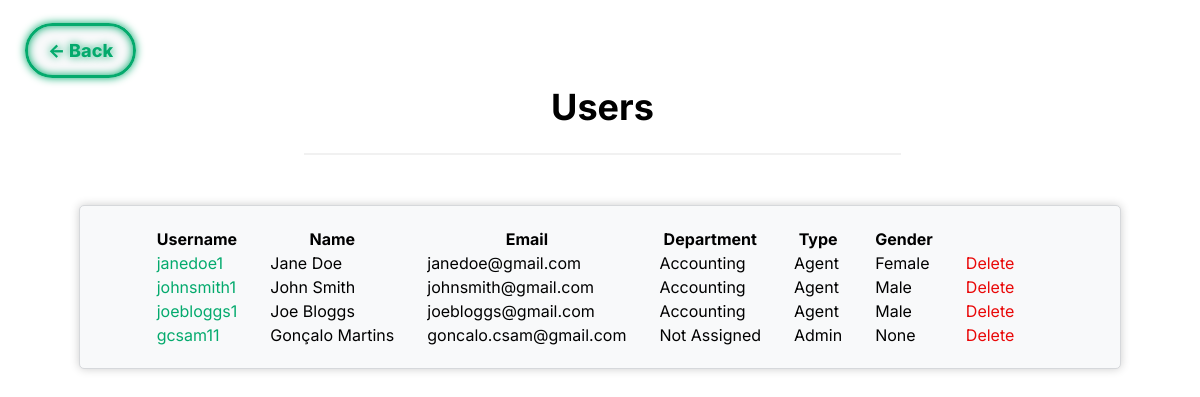
/pages/userlist.php (signed in), run on an earlier commit of the app's database.
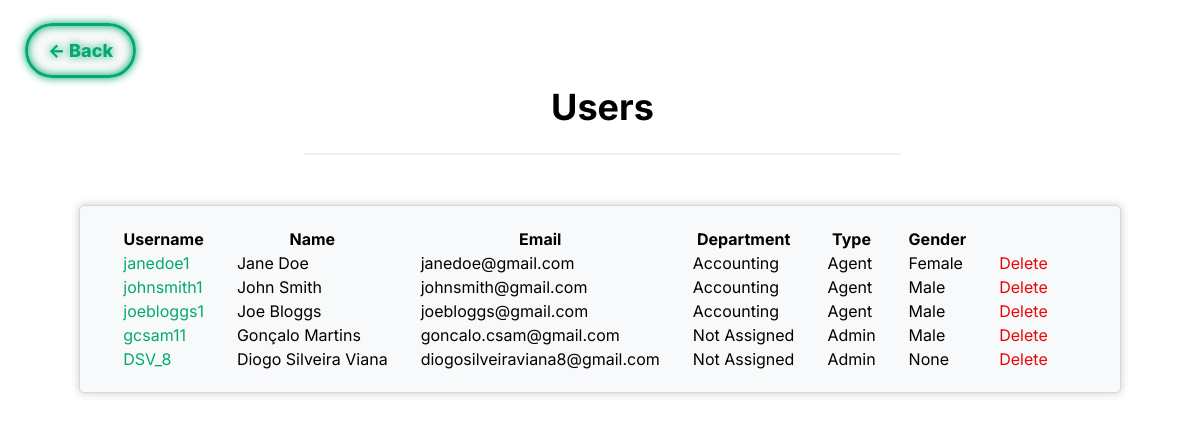
And on a later commit of the database.
### tables this page shows
CREATE TABLE USER (
    user_id INTEGER PRIMARY KEY AUTOINCREMENT,
    department_id INT,
    name VARCHAR(255) NOT NULL,
    username VARCHAR(8) NOT NULL UNIQUE,
    email VARCHAR(255) NOT NULL UNIQUE,
    password VARCHAR(255) NOT NULL,
    type VARCHAR(10) NOT NULL DEFAULT 'Client' CHECK (type = 'Agent' OR type = 'Admin' OR type = 'Client'),
    gender VARCHAR(10) DEFAULT 'None' CHECK(gender = 'Male' or gender = 'Female' or gender = 'Other' or gender = 'None'),
    FOREIGN KEY(department_id) REFERENCES DEPARTMENT(department_id) ON DELETE CASCADE ON UPDATE CASCADE
);

CREATE TABLE DEPARTMENT (
    department_id INTEGER PRIMARY KEY AUTOINCREMENT,
    name VARCHAR(255) NOT NULL
);

### database/getUserDepartment.php (called while the page is built)
<?php
    if(!empty($row['department_id']) && is_numeric($row['department_id'])){
        $stmt2 = $db -> prepare('SELECT name FROM Department WHERE department_id = :department_id');
        $stmt2 -> bindParam(':department_id', $row['department_id']);
        $stmt2 -> execute();
        $row2 = $stmt2 -> fetch();
        $department = $row2['name'];
    }
    else{
        $department = 'Not Assigned';
    }
?>

### pages/userlist.php (the view, shortened to what this page needs)
<?php
    include '../database/checkSession.php';
?>
<!DOCTYPE html>
<html>
<head>
	<link rel="stylesheet" href="../css/userlist.css">
</head>
    <body>
        <div class="header_div">
            <a class="backbtn" href="../pages/system.php"> <- Back</a>
            <header>
                <h1>Users</h1>
                <hr>
            </header>
        </div>
        <div class="box">
            <table>
                <tr>
                    <th>Username</th>
                    <th>Name</th>
                    <th>Email</th>
                    <th>Department</th>
                    <th>Type</th>
                    <th>Gender</th>
                </tr>
                <?php
                    $stmt = $db->prepare('SELECT * FROM USER');
                    $stmt->execute();
                    while($row = $stmt->fetch()){
                        include '../database/getUserDepartment.php';
                        echo '<tr>
                        <td "><a id="username" href="../pages/profile_viewer.php?id='.$row['user_id'].'">'.$row['username'].'</a></td>
                        <td>'.$row['name'].'</td>
                        <td>'.$row['email'].'</td>
                        <td>'.$department.'</td>
                        <td>'.$row['type'].'</td>
                        <td>'.$row['gender'].'</td>
                        <td><a id="delete" href="../database/deleteUser.php?id='.$row['user_id'].'">Delete</a></td>
                        </tr>';
                    }
                ?>
            </table>
        </div>
    </body>
</html>

What changed in the data, as far as the page shows it:
changed user "gcsam11": gender "None" → "Male"
added user: username "DSV_8", name "Diogo Silveira Viana", email "diogosilveiraviana8@gmail.com", department "Not Assigned", type "Admin", gender "None"
